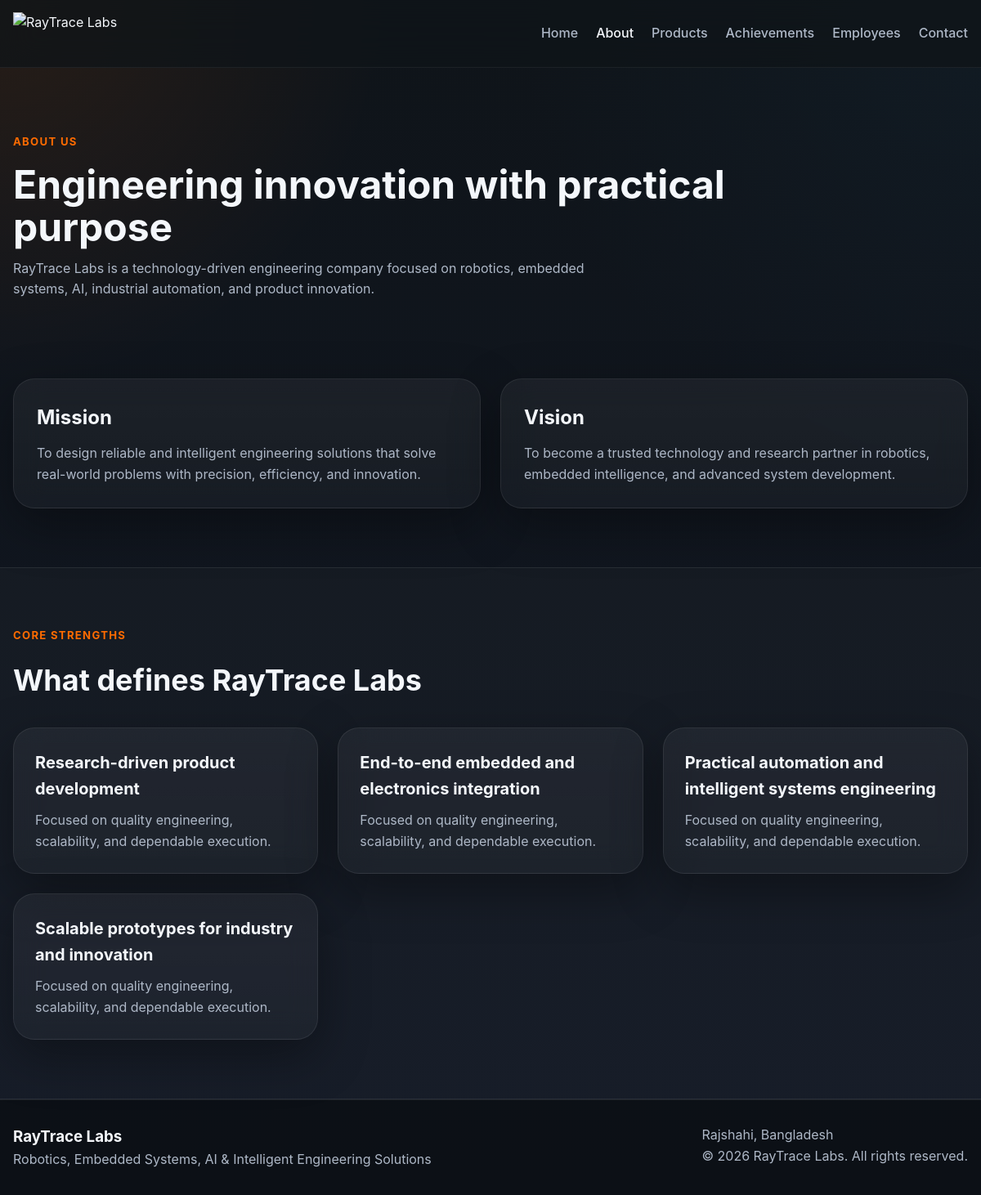
/about, run on the app's committed database.
### tables this page shows
CREATE TABLE site_settings (
            id INTEGER PRIMARY KEY AUTOINCREMENT,
            key TEXT NOT NULL UNIQUE,
            value TEXT
        );

### app.py (the view)
@app.route("/about")
def about():
    about_data = {
        "title": "About RayTrace Labs",
        "intro": (
            "RayTrace Labs is a technology-driven engineering company focused on robotics, "
            "embedded systems, AI, industrial automation, and product innovation."
        ),
        "mission": (
            "To design reliable and intelligent engineering solutions that solve real-world "
            "problems with precision, efficiency, and innovation."
        ),
        "vision": (
            "To become a trusted technology and research partner in robotics, embedded intelligence, "
            "and advanced system development."
        ),
        "strengths": [
            "Research-driven product development",
            "End-to-end embedded and electronics integration",
            "Practical automation and intelligent systems engineering",
            "Scalable prototypes for industry and innovation",
        ],
    }
    return render_template("about.html", about_data=about_data)

### app.py (called while the page is built)
@app.context_processor
def inject_site_data():
    return {
        "global_site_name": get_setting("site_name", "RayTrace Labs"),
        "global_site_tagline": get_setting(
            "site_tagline",
            "Robotics, Embedded Systems, AI & Intelligent Engineering Solutions"
        ),
        "global_site_location": get_setting("site_location", "Rajshahi, Bangladesh"),
        "global_footer_text": get_setting(
            "footer_text",
            "© 2026 RayTrace Labs. All rights reserved."
        ),
    }

def get_setting(key, default_value=""):
    row = query_one("SELECT value FROM site_settings WHERE key = ?", (key,))
    return row["value"] if row else default_value

### database.py (called while the page is built)
def get_connection():
    conn = sqlite3.connect(DB_PATH)
    conn.row_factory = sqlite3.Row
    return conn

def query_one(sql, params=()):
    conn = get_connection()
    try:
        row = conn.execute(sql, params).fetchone()
        return row
    finally:
        conn.close()

### templates/about.html
{% extends "base.html" %}
{% block content %}
<section class="page-hero">
    <div class="container">
        <p class="eyebrow">About Us</p>
        <h1>Engineering innovation with practical purpose</h1>
        <p class="page-subtext">{{ about_data.intro }}</p>
    </div>
</section>
<section class="cards-section">
    <div class="container split-grid">
        <div class="glass-panel">
            <h2>Mission</h2>
            <p>{{ about_data.mission }}</p>
        </div>
        <div class="glass-panel">
            <h2>Vision</h2>
            <p>{{ about_data.vision }}</p>
        </div>
    </div>
</section>
<section class="cards-section section-dark">
    <div class="container">
        <div class="section-head">
            <p class="eyebrow">Core Strengths</p>
            <h2>What defines RayTrace Labs</h2>
        </div>
        <div class="grid">
            {% for item in about_data.strengths %}
            <div class="glass-card">
                <h3>{{ item }}</h3>
                <p>Focused on quality engineering, scalability, and dependable execution.</p>
            </div>
            {% endfor %}
        </div>
    </div>
</section>
{% endblock %}

### templates/partials/footer.html
<footer class="footer">
    <div class="container footer-flex">
        <div>
            <h3>{{ global_site_name }}</h3>
            <p>{{ global_site_tagline }}</p>
        </div>
        <div>
            <p>{{ global_site_location }}</p>
            <p>{{ global_footer_text }}</p>
        </div>
    </div>
</footer>

### static/css/style.css (style rules this page uses)
:root { --bg: #0F1419; --surface: #1a1f2e; --surface-2: #202637; --text: #f4f7fb; --muted: #aeb8c7; --primary: #FF6B00; --primary-dark: #db5d00; --navy: #1A3A52; --border: rgba(255,255,255,0.08); --shadow: 0 20px 60px rgba(0, 0, 0, 0.35); --radius-lg: 26px; --radius-md: 18px; --radius-sm: 12px; --container: 1180px; --transition: 0.3s ease; }
* { margin: 0; padding: 0; box-sizing: border-box; }
html { scroll-behavior: smooth; }
body { font-family: -apple-system, BlinkMacSystemFont, "Segoe UI", Arial, sans-serif; background: radial-gradient(circle at top left, rgba(255,107,0,0.10), transparent 25%), radial-gradient(circle at top right, rgba(26,58,82,0.18), transparent 30%), linear-gradient(180deg, #0F1419 0%, #121825 100%); color: var(--text); line-height: 1.6; }
.container { width: min(100% - 32px, var(--container)); margin: 0 auto; }
.eyebrow { color: var(--primary); text-transform: uppercase; letter-spacing: 0.1em; font-size: 0.82rem; font-weight: 700; margin-bottom: 16px; }
.cards-section { padding: 72px 0; }
.section-dark { background: rgba(255,255,255,0.02); border-top: 1px solid var(--border); border-bottom: 1px solid var(--border); }
.section-head { margin-bottom: 28px; max-width: 780px; }
.section-head h2 { font-size: clamp(1.8rem, 3vw, 2.8rem); margin-bottom: 8px; }
.grid { display: grid; grid-template-columns: repeat(3, 1fr); gap: 24px; }
.glass-card, .glass-panel, .employee-card, .timeline-card { background: linear-gradient(180deg, rgba(255,255,255,0.05), rgba(255,255,255,0.03)); border: 1px solid rgba(255,255,255,0.08); backdrop-filter: blur(18px); box-shadow: var(--shadow); }
.glass-card { padding: 26px; border-radius: var(--radius-lg); transition: transform var(--transition), border-color var(--transition); }
.glass-card h3 { margin-bottom: 10px; font-size: 1.25rem; }
.glass-card p { color: var(--muted); }
.split-grid { display: grid; grid-template-columns: 1fr 1fr; gap: 24px; }
.glass-panel { padding: 28px; border-radius: var(--radius-lg); }
.glass-panel h2 { margin-bottom: 12px; }
.glass-panel p { color: var(--muted); }
.page-hero { padding: 80px 0 24px; }
.page-hero h1 { font-size: clamp(2rem, 4vw, 3.6rem); line-height: 1.08; margin-bottom: 12px; max-width: 960px; }
.page-subtext { max-width: 760px; color: var(--muted); }
.footer { padding: 30px 0; border-top: 1px solid rgba(255,255,255,0.08); background: rgba(10, 14, 19, 0.8); }
.footer-flex { display: flex; justify-content: space-between; gap: 20px; flex-wrap: wrap; }
.footer p { color: var(--muted); }

### data on the page
site_settings: value "RayTrace Labs"
site_settings: value "Robotics, Embedded Systems, AI & Intelligent Engineering Solutions"
site_settings: value "Rajshahi, Bangladesh"

### other printed values
{{ about_data.intro }} "RayTrace Labs is a technology-driven engineering company focused on robotics, embedded systems, AI, industrial automation, and product innovation."
{{ about_data.mission }} "To design reliable and intelligent engineering solutions that solve real-world problems with precision, efficiency, and innovation."
{{ about_data.vision }} "To become a trusted technology and research partner in robotics, embedded intelligence, and advanced system development."
{{ item }} "Research-driven product development" "End-to-end embedded and electronics integration" "Practical automation and intelligent systems engineering" "Scalable prototypes for industry and innovation"
{{ global_footer_text }} "© 2026 RayTrace Labs. All rights reserved."
